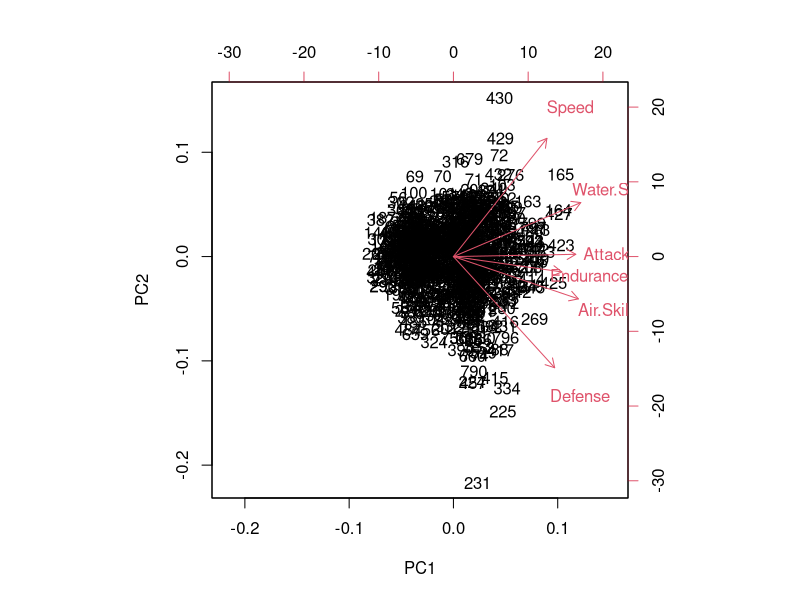
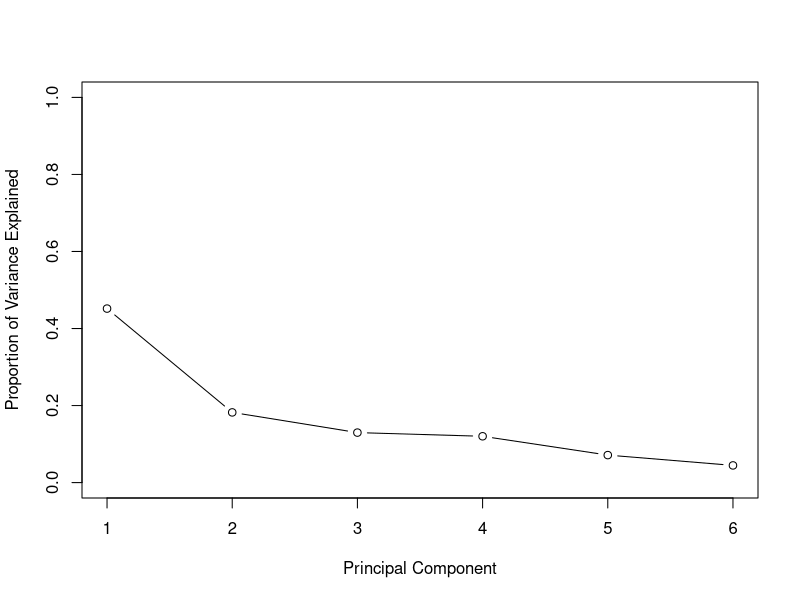
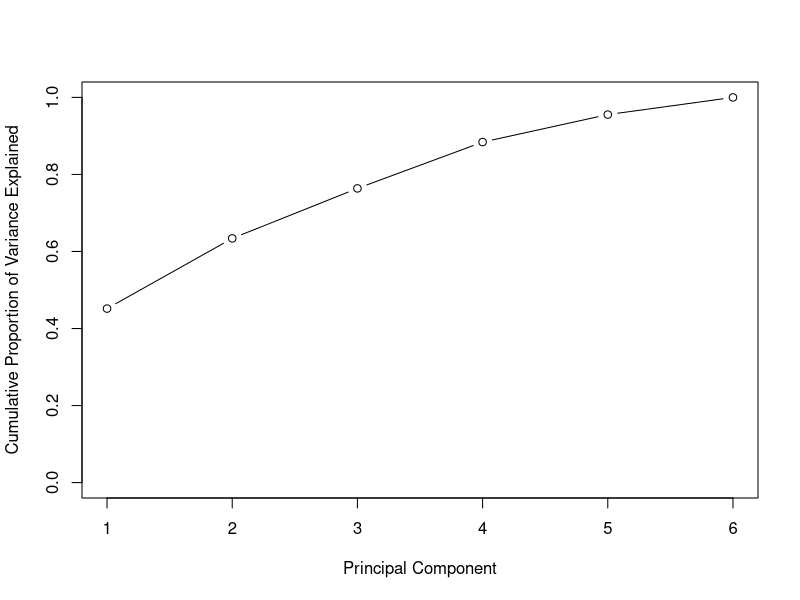

R code for these plots, in order:

sldata = read.csv('Soldier.csv')
View(sldata)
str(sldata)

sldata = sldata[,c(-1)]

# check col.means and sd
colMeans(sldata)
apply(sldata,2,sd)


# Perform scaled PCA: pr.out
pr.out = prcomp(sldata, scale = T)

# model output
summary(pr.out)

# Rotations
pr.out$rotation

# Projections
head(pr.out$x)

# Visualize
biplot(pr.out)

sldata[c(231,430),]

# Variability of each principal component: pr.var
pr.var <- pr.out$sdev^2

# Variance explained by each principal component: pve
pve <- pr.var / sum(pr.var)
pve

# Scree plots


# Plot variance explained for each principal component
plot(pve, xlab = "Principal Component",
     ylab = "Proportion of Variance Explained",
     ylim = c(0, 1), type = "b")

# Plot cumulative proportion of variance explained
plot(cumsum(pve), xlab = "Principal Component",
     ylab = "Cumulative Proportion of Variance Explained",
     ylim = c(0, 1), type = "b")


